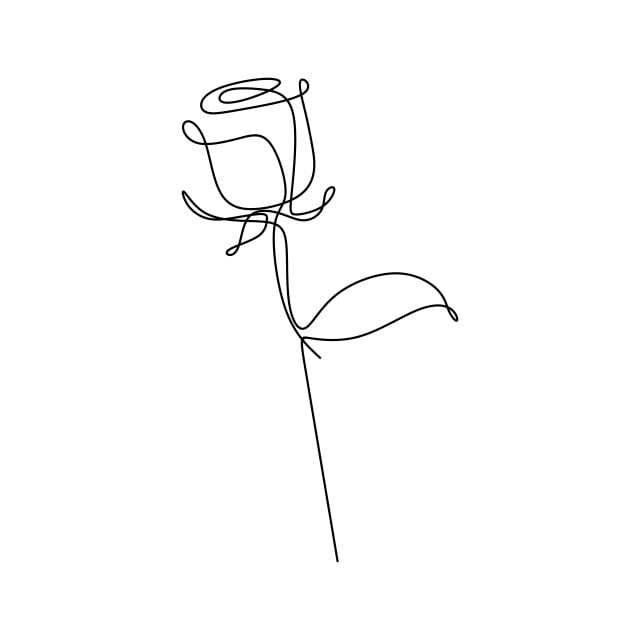
#> input picture png1.jpg, 640 x 640 px
$ python image_medial_axis.py
#> lines starting #> are read from the running program, lines starting #| are printed output that depends on the picture; after the words box and inside, x2 and y2 are one past the last pixel; in counts of white or black regions, pixels touching at a corner belong together
import matplotlib.pyplot as plt
import cv2
from skimage.morphology import skeletonize
import numpy as np

image = cv2.imread('png1.jpg', cv2.IMREAD_GRAYSCALE)
#> image is the input picture: shape (640, 640); min 0, max 255, mean 251.9
image = cv2.bitwise_not(image)
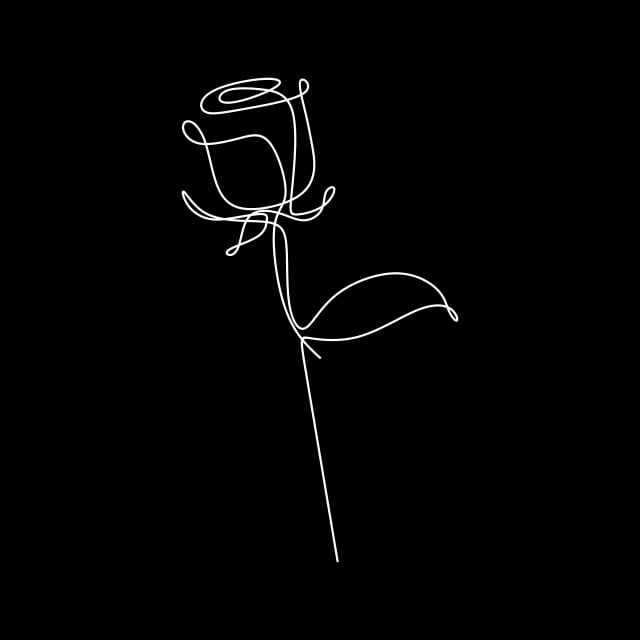
#> image: shape (640, 640); min 0, max 255, mean 3.1
_, image = cv2.threshold(image, 127, 255, cv2.THRESH_BINARY)
#> image: shape (640, 640); 1.2% white in thin lines or dots, all inside (x1, y1, x2, y2) = (182, 78, 458, 562)
binary = image / 255

skeleton_binary = skeletonize(binary.astype(np.uint8))
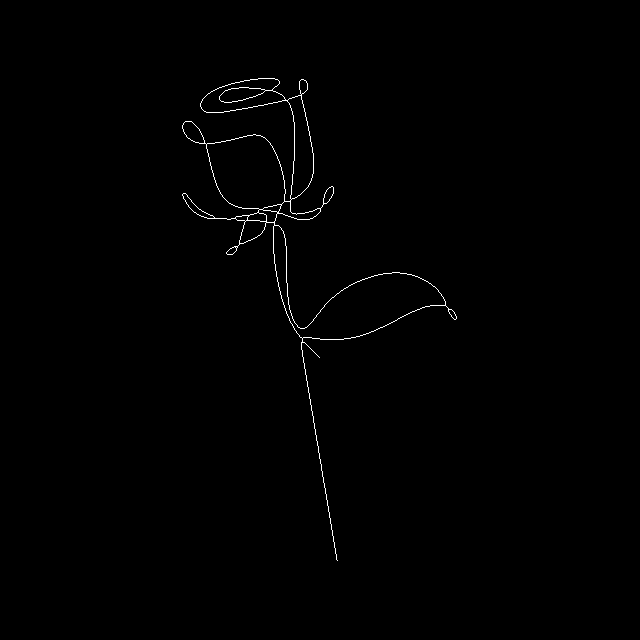
#> skeleton_binary: shape (640, 640) bool; 0.5% white in thin lines or dots, all inside (x1, y1, x2, y2) = (182, 78, 457, 561)
skeleton = skeleton_binary * 255
skeleton = skeleton.astype(np.uint8)
skeleton = cv2.bitwise_not(skeleton)

color = cv2.cvtColor(skeleton, cv2.COLOR_GRAY2BGR)

plt.imshow(color)
plt.scatter(*np.where(skeleton < 255/2))
plt.show()
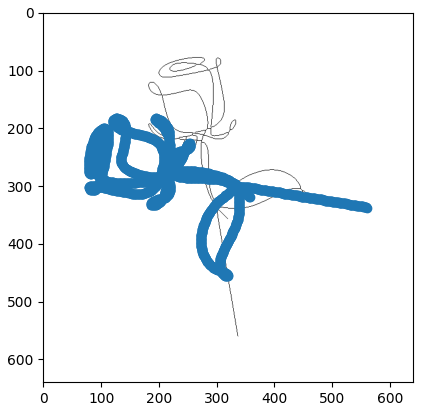
#> figure drawn by matplotlib, 1 panel

$ run again, with png2.jpg copied over png1.jpg
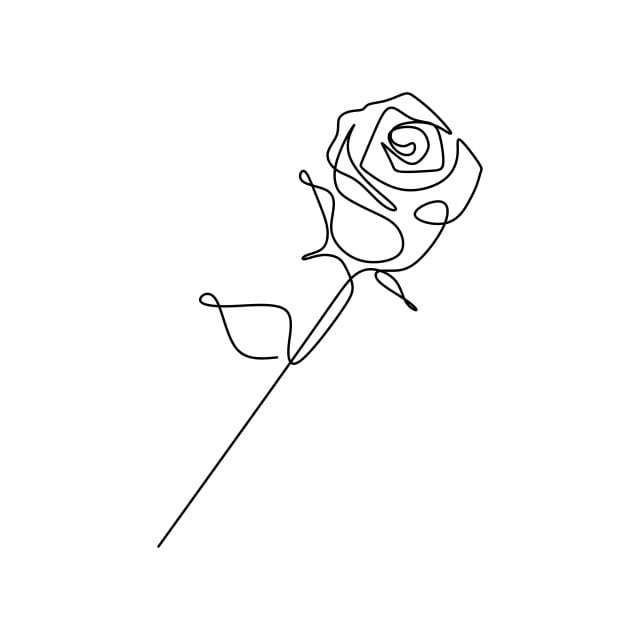
#> input picture png2.jpg, 640 x 640 px
#> image is the input picture: shape (640, 640); min 0, max 255, mean 251.1
#> binary: shape (640, 640) float64; values 0 (black) and 1 (white), 1.5% white in thin lines or dots, all inside (x1, y1, x2, y2) = (157, 92, 483, 548)
#> `skeleton_binary = skeletonize(binary.astype(np.uint8))`:
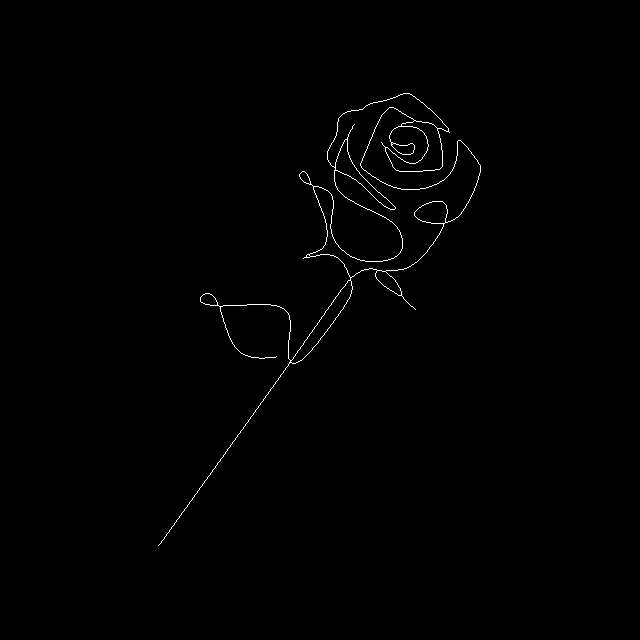
#> skeleton_binary: shape (640, 640) bool; 0.54% white in thin lines or dots, all inside (x1, y1, x2, y2) = (158, 93, 481, 546)
#> `plt.show()`:
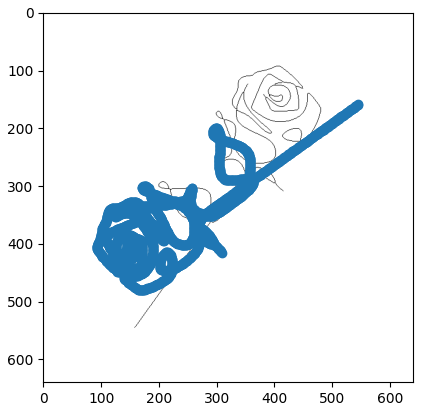
#> figure drawn by matplotlib, 1 panel
